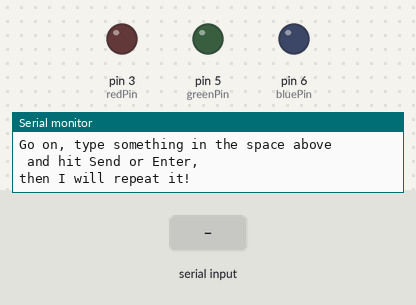
A sketch run on a simulated Arduino Uno, built with avr-gcc and run on an emulated ATmega328P. On the bench: output pins drawn as LEDs (lit = HIGH), the last lines printed to the serial monitor. The inputs (shaded band) are chosen by the test bench.

Above: at 1.2 s.
1.3 s: "RED" received over Serial
At 2.1 s:
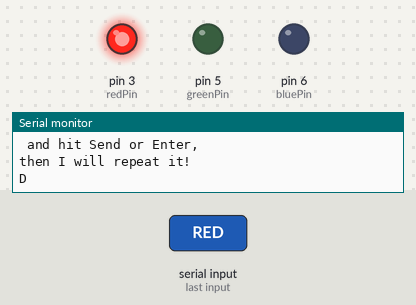
2.8 s: "DARK" received over Serial
At 3.4 s:
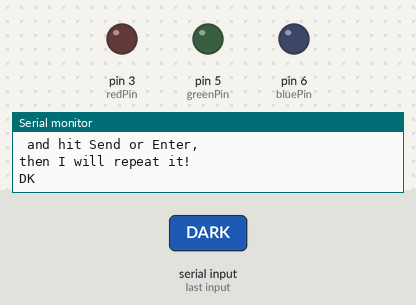
Timing chart, 0 to 5.8 s (numbered marks = the images above; inputs shaded):
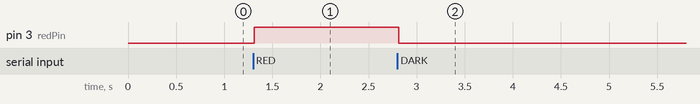

Measured:
- after the input at 1.3 s, pin 3 (redPin): LOW → HIGH at once
- after the input at 2.8 s, pin 3 (redPin): HIGH → LOW at once

The sketch:

BLUETOOTH.ino
```cpp
/* This is a simple test for two way traffic via bluetooth
   but you can try it first using the USB cable to the serial
   monitor without the bluetooth module connected.

   Note that some bluetooth modules come set to a different baud rate.
   This means you need to alter the command
                Serial.begin(9600) accordingly
   Same goes for the setting in the bottom right corner on the
   serial monitor */
String readString;
char c;
int redPin = 3;
int greenPin = 5;
int bluePin = 6;
void setup()
{
    pinMode(0, INPUT_PULLUP);// only needed for  JY-MCUY v1.06?
    Serial.begin(9600);
    Serial.println("OK then, you first, say something.....");
    Serial.println("Go on, type something in the space above");
    Serial.println(" and hit Send or Enter,");
    Serial.println("then I will repeat it!");
    Serial.println("");
    pinMode(redPin, OUTPUT);
  pinMode(greenPin, OUTPUT);
  pinMode(bluePin, OUTPUT);
}

void loop() {
    while (Serial.available())
  {
    delay(3);
    c = Serial.read();
    readString += c;
  }// end while
  if (readString.length() >0)
  {
    if ( readString == "RED")
    {

    setColor(255, 0, 0);  // red
  }
    if ( readString == "DARK")
    {
      setColor(0, 0, 0);  // red
    }

    Serial.write(c);
   readString="";
  } // end if
}

void setColor(int red, int green, int blue)
{
  analogWrite(redPin, red);
  analogWrite(greenPin, green);
  analogWrite(bluePin, blue);
}
```
